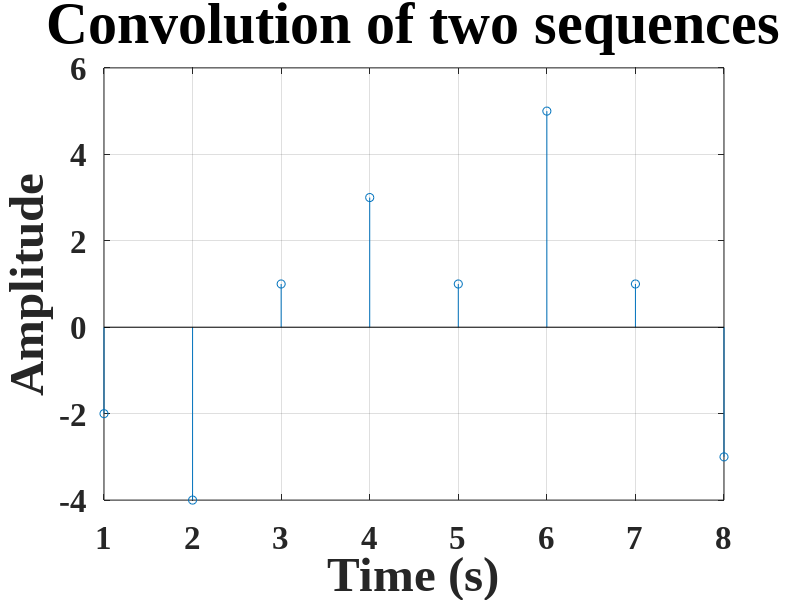

MATLAB code to generate this figure:
% Convolution of two sequences a and b
figure(1);
a = [-2  0  1  -1  3];
b = [1 2 0 -1];
c = conv(a,b);
d = 5;
m = 8;
k = 1:1:m;

% plot(n, a);
stem(k, c);
set(gca, 'FontName', 'Times New Roman', 'FontWeight', 'bold', 'FontSize', 24);
set(gca, 'XGrid', 'on');
set(gca, 'YGrid', 'on');
title('Convolution of two sequences', 'FontSize', 42);
xlabel('Time (s)', 'FontSize', 35);
ylabel('Amplitude', 'FontSize', 35);

